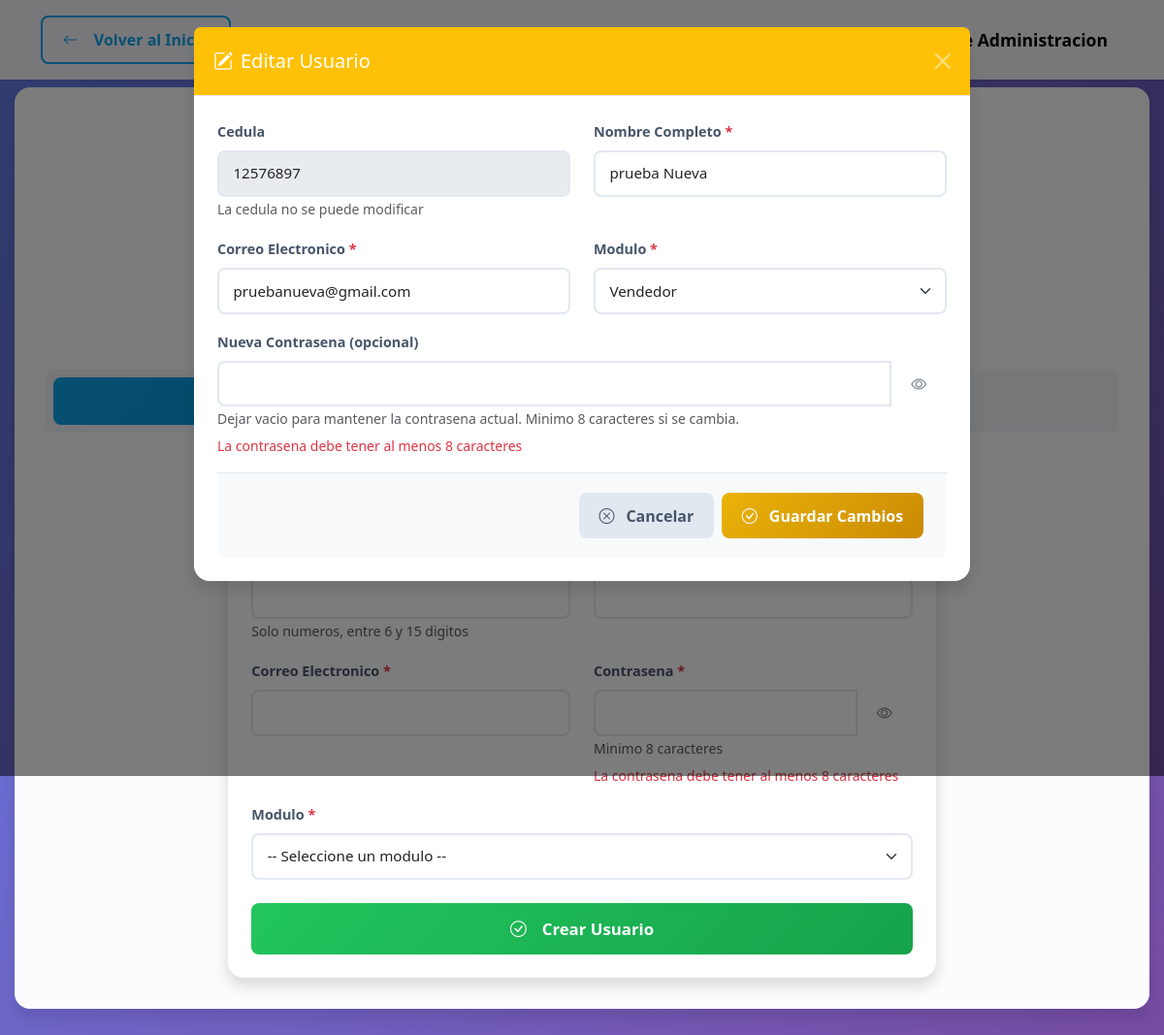
Screenshot of /proyectofinal/administrador.php?editar=12576897 (signed in) with the database file from the repository.
### tables this page shows
CREATE TABLE `administrador` (
  `id` int(11) NOT NULL,
  `cedula` varchar(15) NOT NULL,
  `nombre` varchar(100) NOT NULL,
  `email` varchar(100) NOT NULL,
  `contrasena` varchar(255) NOT NULL,
  `modulo` enum('Administrador','Vendedor','Agendamiento','Aprovisionamiento') NOT NULL,
  `modulo_id` int(11) DEFAULT NULL,
  `fecha_creacion` timestamp NOT NULL DEFAULT current_timestamp(),
  `fecha_actualizacion` timestamp NOT NULL DEFAULT current_timestamp() ON UPDATE current_timestamp()
);

### proyectofinal/conex_bd.php (called while the page is built, shortened)
<?php
class Database {
    private $host = DB_HOST;
    private $db_name = DB_NAME;
    private $username = DB_USER;
    private $password = DB_PASS;
    private $charset = DB_CHARSET;
    public function connect() {
        try {
            $dsn = "mysql:host={$this->host};dbname={$this->db_name};charset={$this->charset}";
            $options = array(
                PDO::ATTR_ERRMODE => PDO::ERRMODE_EXCEPTION,
                PDO::ATTR_DEFAULT_FETCH_MODE => PDO::FETCH_ASSOC,
                PDO::ATTR_EMULATE_PREPARES => false,
                PDO::MYSQL_ATTR_INIT_COMMAND => "SET NAMES utf8mb4 COLLATE utf8mb4_unicode_ci",
                PDO::MYSQL_ATTR_USE_BUFFERED_QUERY => true,
                PDO::ATTR_PERSISTENT => false
            );
            $this->conn = new PDO($dsn, $this->username, $this->password, $options);
            return $this->conn;
        } catch (PDOException $e) {
            error_log("Error de conexion a la base de datos: " . $e->getMessage());
            throw new Exception("Error de conexion a la base de datos: " . $e->getMessage());
        }
    }
}
?>

### proyectofinal/administrador.php (the view, shortened to what this page needs)
<?php
require_once 'conex_bd.php';
class UsuarioManager {
    private $db;
    private $table = "administrador";
    public function __construct() {
        $database = new Database();
        $this->db = $database->connect();
    }
    private function sanitizeInput($data) {
        $cleanData = trim((string)$data);
        $cleanData = stripslashes($cleanData);
        return $cleanData;
    }
    private function validarCedula($cedula) {
        $pattern = '/^[0-9]+$/';
        $cedula = (string)$cedula;
        return preg_match($pattern, $cedula) && strlen($cedula) >= 6 && strlen($cedula) <= 15;
    }
    public function listar() {
        try {
            $query = "SELECT cedula, nombre, email, modulo, fecha_creacion
                     FROM " . $this->table . "
                     ORDER BY fecha_creacion DESC";
            $stmt = $this->db->prepare($query);
            $stmt->execute();
            return $stmt->fetchAll();
        } catch(PDOException $e) {
            error_log("Error listar usuarios: " . $e->getMessage());
            return array();
        }
    }
    public function obtenerPorCedula($cedula) {
        try {
            $cedula = $this->sanitizeInput($cedula);
            $query = "SELECT cedula, nombre, email, modulo, fecha_creacion
                     FROM " . $this->table . "
                     WHERE cedula = :cedula LIMIT 1";
            $stmt = $this->db->prepare($query);
            $stmt->bindParam(':cedula', $cedula, PDO::PARAM_STR);
            $stmt->execute();
            return $stmt->fetch();
        } catch(PDOException $e) {
            error_log("Error obtener usuario: " . $e->getMessage());
            return null;
        }
    }
}
function h($text) {
    return htmlspecialchars((string)$text, ENT_QUOTES | ENT_HTML5, 'UTF-8');
}
$usuario_editar = null;
try {
    $usuarioManager = new UsuarioManager();
    if (isset($_GET['editar']) && !empty($_GET['editar'])) {
        $usuario_editar = $usuarioManager->obtenerPorCedula($_GET['editar']);
    }
    $usuarios = $usuarioManager->listar();
} catch (Exception $e) {
    error_log("Error general: " . $e->getMessage());
    $mensaje = 'Ha ocurrido un error en el sistema';
    $tipo_mensaje = 'danger';
}
?>
<!DOCTYPE html>
<html lang="es">
<head>
    <link href="https://cdn.jsdelivr.net/npm/bootstrap@5.3.3/dist/css/bootstrap.min.css" rel="stylesheet"
>
    <link href="https://cdn.jsdelivr.net/npm/bootstrap-icons@1.11.2/font/bootstrap-icons.css" rel="stylesheet">
    <link href="css/stylos_admon.css" rel="stylesheet">
</head>
<body>
    <nav class="navbar navbar-expand-lg navbar-light fixed-top">
        <div class="container">
            <a href="http://localhost/proyectofinal/modulos.php" class="btn btn-outline-primary me-3">
                <i class="bi bi-arrow-left me-2"></i><span class="d-none d-sm-inline">Volver al Inicio</span>
            </a>
            <span class="navbar-brand mb-0 h1 ms-auto">Sistema de Administracion</span>
        </div>
    </nav>
    <div class="container-fluid main-wrapper">
        <div class="main-container">
            <header class="text-center mb-4">
                <div class="logo-container mb-3">
                </div>
                <h1 class="main-title">Sistema de Ventas e Instalaciones</h1>
                <h2 class="subtitle">Internet para Todos</h2>
                <h3 class="section-title">Administrador de Usuarios</h3>
            </header>
            <ul class="nav nav-pills nav-justified mb-4" id="adminTabs" role="tablist">
                <li class="nav-item" role="presentation">
                    <button class="nav-link active" id="crear-tab" data-bs-toggle="pill" data-bs-target="#crear-panel"
                            type="button" role="tab" aria-controls="crear-panel" aria-selected="true">
                        <span class="d-none d-sm-inline">Crear Usuario</span>
                    </button>
                </li>
                <li class="nav-item" role="presentation">
                    <button class="nav-link" id="listar-tab" data-bs-toggle="pill" data-bs-target="#listar-panel"
                            type="button" role="tab" aria-controls="listar-panel" aria-selected="false">
                        <span class="d-none d-sm-inline">Listar Usuarios</span>
                    </button>
                </li>
            </ul>
            <div class="tab-content" id="adminTabContent">
                <div class="tab-pane fade show active" id="crear-panel" role="tabpanel" aria-labelledby="crear-tab">
                    <div class="row justify-content-center">
                        <div class="col-lg-8 col-md-10">
                            <div class="card shadow">
                                <div class="card-header bg-primary text-white">
                                    <h5 class="mb-0"><i class="bi bi-person-plus me-2"></i>Crear Nuevo Usuario</h5>
                                </div>
                                <div class="card-body">
                                    <form method="POST" id="formCrear" class="needs-validation" novalidate>
                                        <div class="row">
                                            <div class="col-md-6 mb-3">
                                                <label for="cedula" class="form-label">Numero de Cedula <span class="text-danger">*</span></label>
                                                <input type="text" id="cedula" name="cedula" class="form-control"
                                                       pattern="[0-9]{6,15}" maxlength="15" required>
                                                <small class="form-text text-muted">Solo numeros, entre 6 y 15 digitos</small>
                                            </div>
                                            <div class="col-md-6 mb-3">
                                                <label for="nombre" class="form-label">Nombre Completo <span class="text-danger">*</span></label>
                                                <input type="text" id="nombre" name="nombre" class="form-control"
                                                       maxlength="100" required>
                                            </div>
                                        </div>
                                        <div class="row">
                                            <div class="col-md-6 mb-3">
                                                <label for="email" class="form-label">Correo Electronico <span class="text-danger">*</span></label>
                                                <input type="email" id="email" name="email" class="form-control"
                                                       maxlength="100" required>
                                            </div>
                                            <div class="col-md-6 mb-3">
                                                <label for="contrasena" class="form-label">Contrasena <span class="text-danger">*</span></label>
                                                <div class="input-group">
                                                    <input type="password" id="contrasena" name="contrasena" class="form-control"
                                                           minlength="8" maxlength="255" required>
                                                    <button class="btn btn-outline-secondary" type="button" id="togglePassword">
                                                        <i class="bi bi-eye"></i>
                                                    </button>
                                                </div>
                                                <small class="form-text text-muted">Minimo 8 caracteres</small>
                                                <div class="invalid-feedback d-block">
                                                    La contrasena debe tener al menos 8 caracteres
                                                </div>
                                            </div>
                                        </div>
                                        <div class="mb-4">
                                            <label for="modulo" class="form-label">Modulo <span class="text-danger">*</span></label>
                                            <select id="modulo" name="modulo" class="form-select" required>
                                                <option value="">-- Seleccione un modulo --</option>
                                            </select>
                                        </div>
                                        <button type="submit" class="btn btn-success btn-lg w-100">
                                            <i class="bi bi-check-circle me-2"></i>Crear Usuario
                                        </button>
                                    </form>
                                </div>
                            </div>
                        </div>
                    </div>
                </div>
            </div>
        </div>
    </div>
    <div class="modal fade" id="modalEditar" tabindex="-1" aria-labelledby="modalEditarLabel" aria-hidden="true">
        <div class="modal-dialog modal-lg">
            <div class="modal-content">
                <div class="modal-header bg-warning text-white">
                    <h5 class="modal-title" id="modalEditarLabel">
                        <i class="bi bi-pencil-square me-2"></i>Editar Usuario
                    </h5>
                    <a href="?" class="btn-close btn-close-white"></a>
                </div>
                <div class="modal-body">
                    <?php if ($usuario_editar): ?>
                    <form method="POST" id="formEditar" class="needs-validation" novalidate>
                        <div class="row">
                            <div class="col-md-6 mb-3">
                                <label for="editCedula" class="form-label">Cedula</label>
                                <input type="text" id="editCedula" class="form-control"
                                       value="<?php echo h($usuario_editar['cedula']); ?>" disabled>
                                <small class="form-text text-muted">La cedula no se puede modificar</small>
                            </div>
                            <div class="col-md-6 mb-3">
                                <label for="editNombre" class="form-label">Nombre Completo <span class="text-danger">*</span></label>
                                <input type="text" id="editNombre" name="nombre" class="form-control"
                                       value="<?php echo h($usuario_editar['nombre']); ?>"
                                       maxlength="100" required>
                            </div>
                        </div>
                        <div class="row">
                            <div class="col-md-6 mb-3">
                                <label for="editEmail" class="form-label">Correo Electronico <span class="text-danger">*</span></label>
                                <input type="email" id="editEmail" name="email" class="form-control"
                                       value="<?php echo h($usuario_editar['email']); ?>"
                                       maxlength="100" required>
                            </div>
                            <div class="col-md-6 mb-3">
                                <label for="editModulo" class="form-label">Modulo <span class="text-danger">*</span></label>
                                <select id="editModulo" name="modulo" class="form-select" required>
                                    <option value="Vendedor" <?php echo $usuario_editar['modulo'] == 'Vendedor' ? 'selected' : ''; ?>>Vendedor</option>
                                </select>
                            </div>
                        </div>
                        <div class="mb-3">
                            <label for="editContrasena" class="form-label">Nueva Contrasena (opcional)</label>
                            <div class="input-group">
                                <input type="password" id="editContrasena" name="contrasena" class="form-control"
                                       minlength="8" maxlength="255">
                                <button class="btn btn-outline-secondary" type="button" id="toggleEditPassword">
                                    <i class="bi bi-eye"></i>
                                </button>
                            </div>
                            <small class="form-text text-muted">Dejar vacio para mantener la contrasena actual. Minimo 8 caracteres si se cambia.</small>
                            <div class="invalid-feedback d-block">
                                La contrasena debe tener al menos 8 caracteres
                            </div>
                        </div>
                        <div class="modal-footer">
                            <a href="?" class="btn btn-secondary">
                                <i class="bi bi-x-circle me-1"></i>Cancelar
                            </a>
                            <button type="submit" class="btn btn-warning text-white">
                                <i class="bi bi-check-circle me-1"></i>Guardar Cambios
                            </button>
                        </div>
                    </form>
                    <?php endif; ?>
                </div>
            </div>
        </div>
    </div>
</body>
</html>

### rows the page displays
administrador: cedula "12576897", nombre "prueba Nueva", email "pruebanueva@gmail.com", modulo "Vendedor"
